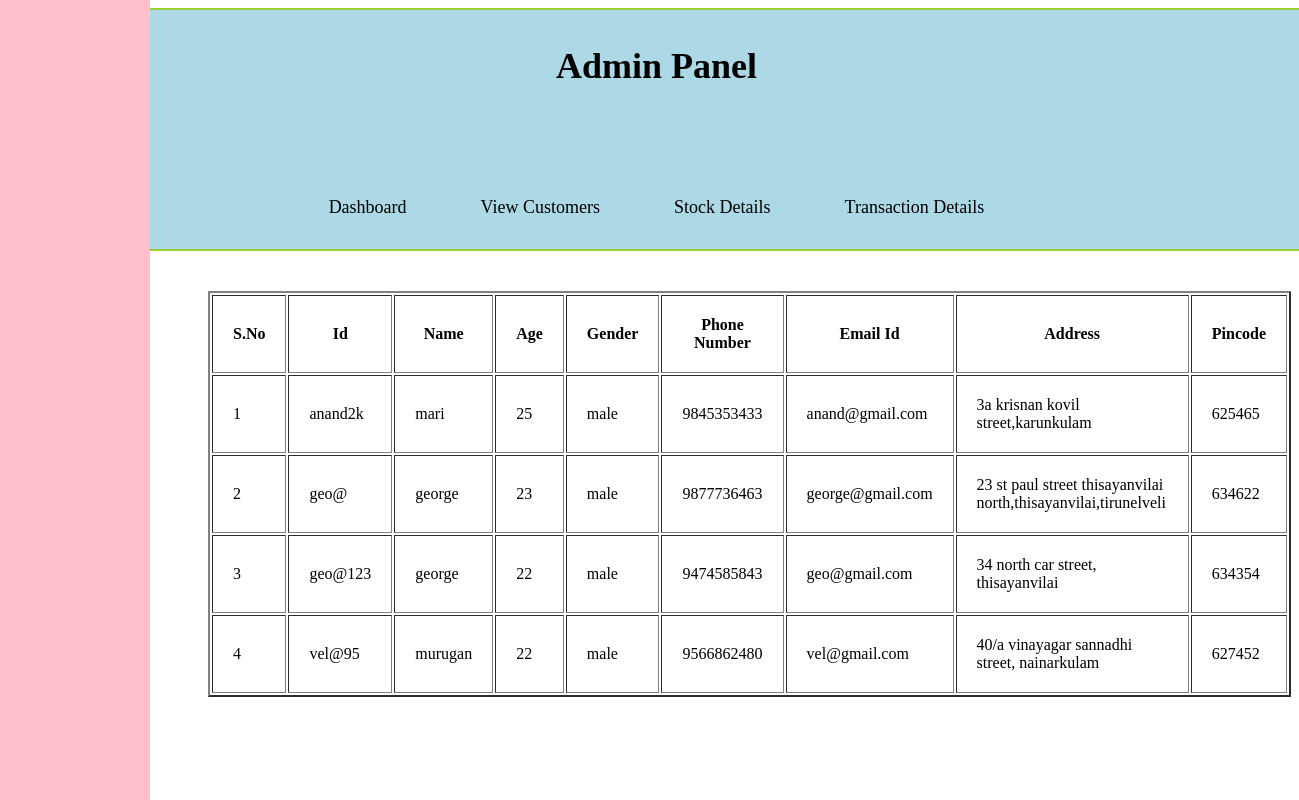
Screenshot of /viewcustomer.php with the database file from the repository.
### tables this page shows
CREATE TABLE `user` (
  `cname` varchar(30) NOT NULL,
  `cage` int(5) NOT NULL,
  `cgen` varchar(10) NOT NULL,
  `cphone` bigint(10) NOT NULL,
  `cemail` varchar(50) NOT NULL,
  `caddress` varchar(80) NOT NULL,
  `cpin` int(6) NOT NULL,
  `user_id` varchar(30) NOT NULL,
  `password` varchar(225) NOT NULL
);

### viewcustomer.php (the view, shortened to what this page needs)
<!DOCTYPE html>
<html lang="en">
<head>
</head>
<body>
    <aside>
      </aside>
      <main>
    <form action="" method="post">
        <div class="in">
        <table class="form" cellpadding=20 border=2px>
        <tr>
                <th>S.No</th>
                <th> Id</th>
                <th> Name</th>
                <th> Age</th>
                <th> Gender</th>
                <th> Phone Number</th>
                <th> Email Id</th>
                <th> Address</th>
                <th> Pincode</th>
            </tr>
            <?php
              include 'db.php';
               $r='select * from user;';
               $re=mysqli_query($con,$r);
               $s=1;
               while($row=mysqli_fetch_array($re)){
                   echo "<tr><td>".$s;
                    echo "<td>".$row['user_id'];
                    echo "<td>".$row['cname'];
                    echo "<td>".$row['cage'];
                    echo "<td>".$row['cgen'];
                    echo "<td>".$row['cphone'];
                    echo "<td>".$row['cemail'];
                    echo "<td>".$row['caddress'];
                    echo "<td>".$row['cpin'];
                    $s+=1;
               }
  ?>
  </table>
  </main>
</body>
</html>

### viewcustomer.php (style rules this page uses)
aside { top:0; left:0; width:150px; position:fixed; height:100%; background-color:pink; }
.form { width:100%; }
.in { padding-top:40px; padding-left:50px; }
main { padding-left:150px; }

### rows the page displays
user: user_id "anand2k", cname "mari", cage "25", cgen "male", cphone "9845353433", cemail "anand@gmail.com", caddress "3a krisnan kovil street,karunkulam", cpin "625465"
user: user_id "geo@", cname "george", cage "23", cgen "male", cphone "9877736463", cemail "george@gmail.com", caddress "23 st paul street thisayanvilai north,thisayanvilai,tirunelveli", cpin "634622"
user: user_id "geo@123", cname "george", cage "22", cgen "male", cphone "9474585843", cemail "geo@gmail.com", caddress "34 north car street, thisayanvilai", cpin "634354"
user: user_id "vel@95", cname "murugan", cage "22", cgen "male", cphone "9566862480", cemail "vel@gmail.com", caddress "40/a vinayagar sannadhi street, nainarkulam", cpin "627452"
